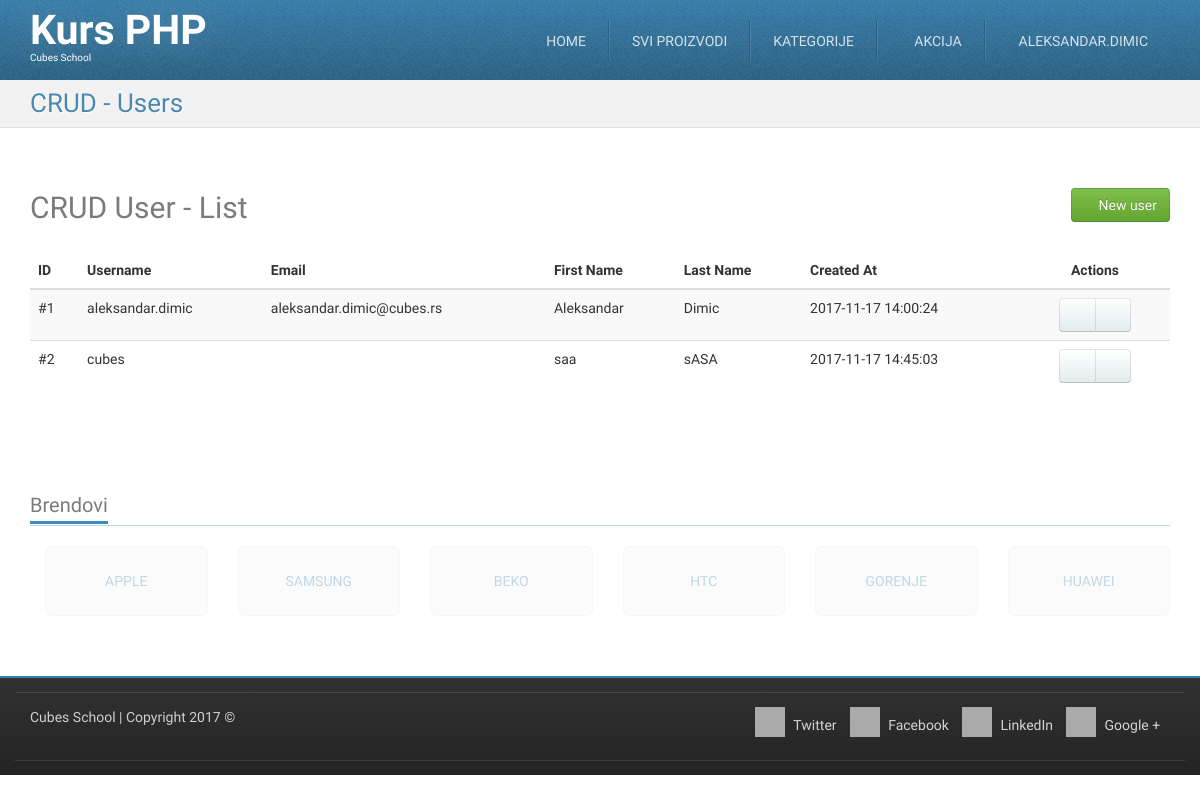
The page /crud-user-list.php (signed in) on the database its author committed.
### tables this page shows
CREATE TABLE `users` (
  `id` int(11) NOT NULL,
  `username` char(20) NOT NULL,
  `password` varchar(255) NOT NULL,
  `email` varchar(255) DEFAULT NULL,
  `first_name` varchar(255) DEFAULT NULL,
  `last_name` varchar(255) DEFAULT NULL,
  `created_at` datetime NOT NULL
);

### crud-user-list.php (called while the page is built, shortened)
<?php
require_once __DIR__ . '/models/m_users.php';
require_once __DIR__ . '/models/m_users.php';
$users = usersFetchAll();
require_once __DIR__ . '/views/layout/header.php';
require_once __DIR__ . '/views/templates/t_crud-user-list.php';
require_once __DIR__ . '/views/layout/footer.php';

### models/m_users.php (called while the page is built, shortened)
<?php
require_once __DIR__ . '/m_database.php';
function usersFetchAll() {
	$query = "SELECT `users`.* FROM `users`";
	return dbFetchAll($query);
}

### models/m_database.php (called while the page is built, shortened)
<?php
function dbGetLink() {
	static $link;
	if (!isset($link)) {
		$link = mysqli_connect('127.0.0.1', 'cubes', 'cubes', 'cubesphp');
	}
	return $link;
}
function dbQuery($query) {
	$link = dbGetLink();
	$result = mysqli_query($link, $query);
	return $result;
}
function dbFetchAll($query) {
	$result = dbQuery($query);
	return mysqli_fetch_all($result, MYSQLI_ASSOC);
}

### views/templates/t_crud-user-list.php (the view, shortened to what this page needs)
<div id="highlighted">
	<div class="container">
		<div class="header">
			<h2 class="page-title">
				<span>CRUD - Users</span>
			</h2>
		</div>
	</div>
</div>
<div id="content">
	<div class="container portfolio">
		<div class="row">
			<div class="col-md-12">
				<h2>
					CRUD User - List
					<a href="/crud-user-insert.php" class="pull-right btn btn-success">
						<i class="fa fa-plus-circle"></i>
						New user
					</a>
				</h2>
			</div>
		</div>
		<div class="row">
			<div class="col-md-12">
				<table class="table table-striped table-hover">
					<thead>
						<tr>
							<th>ID</th>
							<th>Username</th>
							<th>Email</th>
							<th>First Name</th>
							<th>Last Name</th>
							<th>Created At</th>
							<th class="actions text-center">Actions</th>
						</tr>
					</thead>
					<tbody>
						<?php foreach ($users as $user) {?>
						<tr>
							<td>
								#<?php echo htmlspecialchars($user['id']);?>
							</td>
							<td>
								<?php echo htmlspecialchars($user['username']);?>
							</td>
							<td>
								<?php echo htmlspecialchars($user['email']);?>
							</td>
							<td>
								<?php echo htmlspecialchars($user['first_name']);?>
							</td>
							<td>
								<?php echo htmlspecialchars($user['last_name']);?>
							</td>
							<td>
								<?php echo htmlspecialchars($user['created_at']);?>
							</td>
							<td class="text-center">
								<div class="btn-group">
									<a href="/crud-user-edit.php?id=<?php echo htmlspecialchars($user['id']);?>" class="btn btn-default"><i class="fa fa-pencil"></i></a>
									<a href="/crud-user-delete.php?id=<?php echo htmlspecialchars($user['id']);?>" class="btn btn-default"><i class="fa fa-trash"></i></a>
								</div>
							</td>
						</tr>
						<?php }?>
					</tbody>
				</table>
			</div>
		</div>
	</div>
</div>

### skins/tema/css/theme-style.css (style rules this page uses)
h1, h2, h3 { line-height: 40px; }
h1, h2, h3, h4, h5, h6 { color: rgba(36, 36, 36, 0.6); }
a { color: #377ca8; text-decoration: none; }
.btn-default { color: #333333; text-shadow: 0 1px 1px rgba(255, 255, 255, 0.75); background-image: -webkit-linear-gradient(top, #ffffff 0%, #e2edee 100%); background-image: -o-linear-gradient(top, #ffffff 0%, #e2edee 100%); background-image: linear-gradient(to bottom, #ffffff 0%, #e2edee 100%); background-repeat: repeat-x; filter: progid:DXImageTransform.Microsoft.gradient(startColorstr='#ffffffff', endColorstr='#ffe2edee', GradientType=0); border-color: #e2edee #e2edee #b2cfd2; border-color: rgba(0, 0, 0, 0.1) rgba(0, 0, 0, 0.1) rgba(0, 0, 0, 0.25); *background-color: #e2edee; filter: progid:DXImageTransform.Microsoft.gradient(enabled = false); -webkit-transition: all; -o-transition: all; transition: all; }
.btn-success { color: #ffffff; text-shadow: 0 -1px 0 rgba(0, 0, 0, 0.25); background-image: -webkit-linear-gradient(top, #7fbf4d 0%, #63a62f 100%); background-image: -o-linear-gradient(top, #7fbf4d 0%, #63a62f 100%); background-image: linear-gradient(to bottom, #7fbf4d 0%, #63a62f 100%); background-repeat: repeat-x; filter: progid:DXImageTransform.Microsoft.gradient(startColorstr='#ff7fbf4d', endColorstr='#ff63a62f', GradientType=0); border-color: #63a62f #63a62f #3f6a1e; border-color: rgba(0, 0, 0, 0.1) rgba(0, 0, 0, 0.1) rgba(0, 0, 0, 0.25); *background-color: #63a62f; filter: progid:DXImageTransform.Microsoft.gradient(enabled = false); -webkit-transition: all; -o-transition: all; transition: all; }
html { background-image: -webkit-linear-gradient(top, #e0e0e0 0%, #ffffff 100%); background-image: -o-linear-gradient(top, #e0e0e0 0%, #ffffff 100%); background-image: linear-gradient(to bottom, #e0e0e0 0%, #ffffff 100%); background-repeat: repeat-x; filter: progid:DXImageTransform.Microsoft.gradient(startColorstr='#ffe0e0e0', endColorstr='#ffffffff', GradientType=0); }
body { margin: 0; font-family: "Monda", Arial, serif; font-size: 14px; line-height: 1.428571429; color: #333333; background-color: #ffffff; position: relative; }
.page-title { margin: 0; }
#highlighted { -webkit-transition: all 0.4s ease-out; -o-transition: all 0.4s ease-out; transition: all 0.4s ease-out; border-bottom: 1px solid #e1e1e1; background: #f2f2f2 url(../img/bg_noise-5.png) left top repeat; color: #377ca8; text-shadow: 1px 1px 1px #ffffff; }
.has-navbar-fixed-top #content { margin-top: 82px; }
.has-navbar-fixed-top.has-highlighted #highlighted, .has-navbar-fixed-top.page-index #highlighted, .has-navbar-fixed-top.page-index-carousel #highlighted, .has-navbar-fixed-top.page-starter #highlighted { margin-top: 80px; }
.has-navbar-fixed-top.has-highlighted #content, .has-navbar-fixed-top.page-index #content, .has-navbar-fixed-top.page-index-carousel #content, .has-navbar-fixed-top.page-starter #content { margin-top: 0; }
#content { padding: 40px 0; background-color: #ffffff; }
.header { margin-bottom: 0; }
.header:before, .header:after { content: " "; display: table; }
.header:after { clear: both; }
.header .page-title { font-size: 26px; margin: 8px 0 8px 0; color: rgba(55, 124, 168, 0.9); }
.header .page-title span, .header .page-title small { display: block; line-height: 1.2 !important; }
@media (min-width: 768px) { .header .page-title { float: left; } }
.services .row, .portfolio .row { margin-bottom: 1em; }

### skins/tema/css/custom-style.css (style rules this page uses)
table .actions { width: 150px; }

### skins/tema/css/colour-blue.css (style rules this page uses)
body a { color: #377ca8; text-decoration: none; }
body #highlighted { border-bottom-color: #e1e1e1; background-color: #f2f2f2; color: #377ca8; text-shadow: 1px 1px 1px #ffffff; }
body .header .page-title { color: rgba(55, 124, 168, 0.9); }

### rows shown on the page
users: id "1", username "aleksandar.dimic", email "aleksandar.dimic@cubes.rs", first_name "Aleksandar", last_name "Dimic", created_at "2017-11-17 14:00:24"
users: id "2", username "cubes", first_name "saa", last_name "sASA", created_at "2017-11-17 14:45:03"

### other values the page prints
$_SESSION['logged_in_user']['username'] "ALEKSANDAR.DIMIC"
